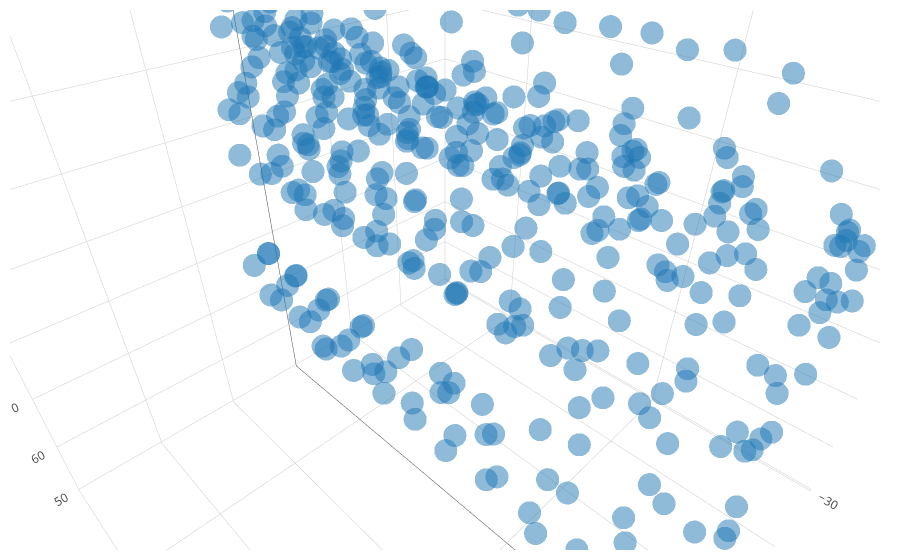

The code cell stored with this chart in its notebook:
### Code cell
# Find optimal lowercut value
write_out = False
plot = True

with open(outputs[0]) as jsonfile:
    jsondata = json.load(jsonfile)
    key = list(jsondata.keys())[2]
    lowcuts = [cut for cut,ew in jsondata[key]]
    line_list = list(jsondata.keys())
    line_list = np.array(sorted(np.array(line_list).astype(float))).astype(str)

if write_out:
    f_out = open("as.txt","w")
solns_dev = []
closest_dev = []
closest_pdiffs = []

line_dict = {}
n=30
for line in line_list[n:n+1]:
    print(line)
    pdiff_all = []
    lowercut_all = []
    snr_all = []
    #pdiff_iso = []
    #snr_iso = []
    for i in range(len(outputs)):
        if 'ngc2204_3321red' in outputs[i]:
            pass
        clust, star = outputs[i].split("/")[-1].split("_")[0:2]
        star = star[0:-3]
        #print(clust, star)
        idx = snr_dict[clust].index[snr_dict[clust]['Star'] == int(star)].tolist()
        snr = float(snr_dict[clust].loc[idx]['S/N'])
        #print(snr)

        with open(outputs[i]) as jsonfile, open(by_hand[i]) as ewfile:
            
            jsondata = json.load(jsonfile)
            handdata = pd.read_csv(ewfile, delim_whitespace = True, header = None)[[0,4]]
            hand_dict = dict(zip([str(i) for i in handdata[0].tolist()], handdata[4].tolist()))
            key = line
            lowercut = [cut for cut,ew in jsondata[key]]
            ew_meas = [ew for cut,ew in jsondata[key]]
            #print(outputs[i])
            #print(ew_meas)
            #print(hand_dict[key])
            
            label = disp_df['JSON File'][i].split('/')[-1].split('.')[0]
            if hand_dict[key] == 0:
                continue
            if len(lowercut) < len_range:
                continue
            
            ew_pdiff = ((np.array(ew_meas)-hand_dict[key])/hand_dict[key]) * 100
            ew_absdiff = np.array(ew_meas) - hand_dict[key]
            #plt.plot(lowercut,ew_pdiff,'.',color='k')
            #print(pdiff_all, list(ew_absdiff))
            #print(hand_dict[key])
            pdiff_all = pdiff_all+list(ew_absdiff)
            lowercut_all = lowercut_all + lowercut
            snr_all = snr_all + [snr]*len(ew_absdiff)
            #pdiff_iso = pdiff_iso + [ew_absdiff[8]]
            #snr_iso = snr_iso + [snr]
            
    trace1 = go.Scatter3d(x=pdiff_all,y=lowercut_all,z=snr_all,
                          mode='markers',opacity=0.5) 

    
    data = [trace1]
    layout = go.Layout(scene = dict(xaxis = dict(title='Equivalent Width Diff (mA)', range = [-30,30]),
                                    yaxis = dict(title='Lowercut'),zaxis = dict(title='SNR'),),width=700,margin=dict(r=20, b=10, l=10, t=10))
    fig = go.Figure(data=data, layout=layout)
    iplot(fig, filename = 'snr_lowercut')

### Figure 1 — Plotly figure (JSON) as saved in the notebook; plotly's stock layout.template omitted (floating-point values rounded to 4 significant figures; data arrays with more than 128 entries replaced by an {"elided": "..."} marker saying what was removed)
{"data": [{"mode": "markers", "opacity": 0.5, "type": "scatter3d", "x": {"elided": "420 float values"}, "y": {"elided": "420 float values"}, "z": {"elided": "420 int values"}}], "layout": {"autosize": true, "margin": {"b": 10, "l": 10, "r": 20, "t": 10}, "scene": {"aspectmode": "auto", "aspectratio": {"x": 1, "y": 1, "z": 1}, "camera": {"center": {"x": 0, "y": 0, "z": 0}, "eye": {"x": 0.5614, "y": 0.5614, "z": 0.5614}, "up": {"x": 0, "y": 0, "z": 1}}, "xaxis": {"range": [-30, 30], "title": "Equivalent Width Diff (mA)", "type": "linear"}, "yaxis": {"title": "Lowercut", "type": "linear"}, "zaxis": {"title": "SNR", "type": "linear"}}}}
